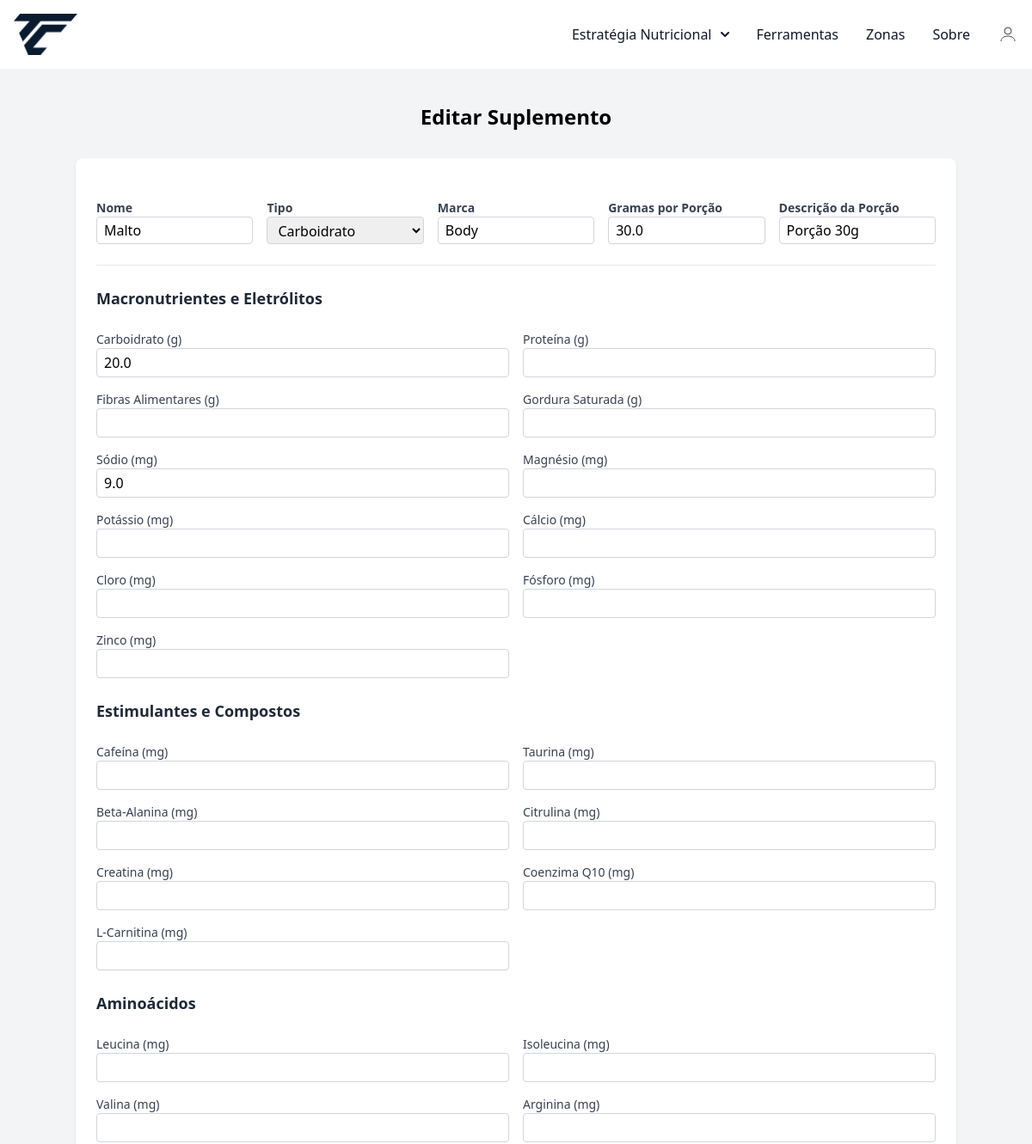
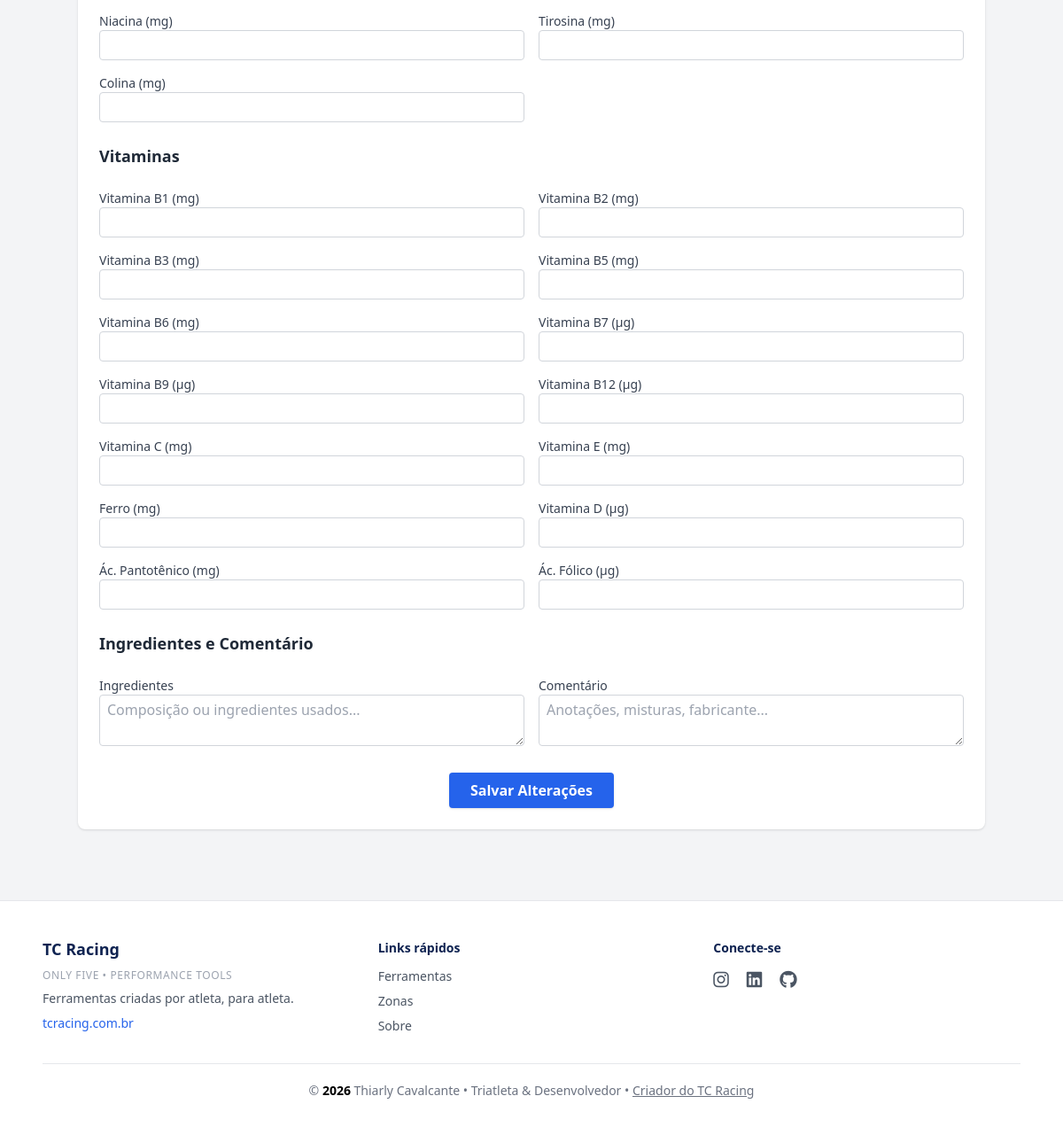
The app's page /suplementos/editar/1 (signed in) with its own data (2 pictures, top to bottom).
### conversor/models.py (models this page shows, shortened)
class Suplemento(database.Model):
    __tablename__ = 'suplementos'
    id = database.Column(database.Integer, primary_key=True)
    user_id = database.Column(database.Integer, database.ForeignKey('user.id'), nullable=False)
    nome = database.Column(database.String(100), nullable=False)
    tipo = database.Column(database.String(50), nullable=False)
    marca = database.Column(database.String(50))
    gramas_por_porcao = database.Column(database.Float)
    descricao_porcao = database.Column(database.String(50))
    carbo = database.Column(database.Float)
    proteina = database.Column(database.Float)
    gordura_saturada = database.Column(database.Float)
    fibras_alimentares = database.Column(database.Float)
    sodio = database.Column(database.Float)
    magnesio = database.Column(database.Float)
    potassio = database.Column(database.Float)
    calcio = database.Column(database.Float)
    cloro = database.Column(database.Float)
    fosforo = database.Column(database.Float)
    zinco = database.Column(database.Float)
    cafeina = database.Column(database.Float)
    taurina = database.Column(database.Float)
    beta_alanina = database.Column(database.Float)
    citrulina = database.Column(database.Float)
    creatina = database.Column(database.Float)
    coq10 = database.Column(database.Float)
    carnitina = database.Column(database.Float)
    leucina = database.Column(database.Float)
    isoleucina = database.Column(database.Float)
    valina = database.Column(database.Float)
    arginina = database.Column(database.Float)
    niacina = database.Column(database.Float)
    tirosina = database.Column(database.Float)
    vit_b1 = database.Column(database.Float)
    vit_b2 = database.Column(database.Float)
    vit_b3 = database.Column(database.Float)
    vit_b5 = database.Column(database.Float)
    vit_b6 = database.Column(database.Float)
    vit_b7 = database.Column(database.Float)
    vit_b9 = database.Column(database.Float)
    vit_b12 = database.Column(database.Float)
    vit_c = database.Column(database.Float)
    vit_e = database.Column(database.Float)
    vit_ferro = database.Column(database.Float)
    vit_d = database.Column(database.Float)
    colina = database.Column(database.Float)
    acido_pantotenico = database.Column(database.Float)
    acido_folico = database.Column(database.Float)
    comentario = database.Column(database.Text)  # campo livre para observações
    ingredientes = database.Column(database.Text)  # composição ou descrição dos ingredientes

### conversor/router.py (the view)
@app.route('/suplementos/editar/<int:id>', methods=['GET', 'POST'])
@login_required
def editar_suplemento(id):
    suplemento = Suplemento.query.filter_by(id=id).first_or_404()
    form = SuplementoForm(obj=suplemento)
    if form.validate_on_submit():
        form.populate_obj(suplemento)
        database.session.commit()
        flash('Suplemento editado com sucesso!', 'success')
        return redirect(url_for('listar_suplementos'))
    return render_template('editar_suplemento.html', form=form, suplemento=suplemento)

### conversor/models.py (called while the page is built)
@login_manager.user_loader
def load_user(user_id):
    return User.query.get(int(user_id))

### conversor/templates/editar_suplemento.html (shortened to what this page needs)
{% extends "base.html" %}
{% block content %}
<div class="max-w-5xl mx-auto mt-10">
  <h1 class="text-2xl font-bold text-center mb-8">Editar Suplemento</h1>
  <form method="POST" class="bg-white p-6 rounded-lg shadow space-y-6 mb-8">
    <div class="grid grid-cols-1 md:grid-cols-5 gap-4">
      <div>
        {{ form.nome.label(class="block text-sm font-semibold text-gray-700") }}
        {{ form.nome(class="w-full px-2 py-1 h-8 border rounded " + ("border-red-500" if form.nome.errors else "border-gray-300")) }}
      </div>
      <div>
        {{ form.tipo.label(class="block text-sm font-semibold text-gray-700") }}
        {{ form.tipo(class="w-full px-2 py-1 h-8 border rounded " + ("border-red-500" if form.tipo.errors else "border-gray-300")) }}
      </div>
      <div>
        {{ form.marca.label(class="block text-sm font-semibold text-gray-700") }}
        {{ form.marca(class="w-full px-2 py-1 h-8 border rounded " + ("border-red-500" if form.marca.errors else "border-gray-300")) }}
      </div>
      <div>
        {{ form.gramas_por_porcao.label(class="block text-sm font-semibold text-gray-700") }}
        {{ form.gramas_por_porcao(class="w-full px-2 py-1 h-8 border rounded " + ("border-red-500" if form.gramas_por_porcao.errors else "border-gray-300")) }}
      </div>
      <div>
        {{ form.descricao_porcao.label(class="block text-sm font-semibold text-gray-700") }}
        {{ form.descricao_porcao(class="w-full px-2 py-1 h-8 border rounded " + ("border-red-500" if form.descricao_porcao.errors else "border-gray-300")) }}
      </div>
    </div>
    <hr>
    <h2 class="font-semibold text-lg text-gray-800 mt-4">Macronutrientes e Eletrólitos</h2>
    <div class="grid grid-cols-1 md:grid-cols-2 gap-4">
      {% for campo in [form.carbo, form.proteina, form.fibras_alimentares, form.gordura_saturada, form.sodio, form.magnesio, form.potassio, form.calcio, form.cloro, form.fosforo, form.zinco] %}
        <div>
          {{ campo.label(class="block text-sm text-gray-700") }}
          {{ campo(class="w-full px-2 py-1 border rounded " + ("border-red-500" if campo.errors else "border-gray-300")) }}
        </div>
      {% endfor %}
    </div>
    <h2 class="font-semibold text-lg text-gray-800 mt-6">Estimulantes e Compostos</h2>
    <div class="grid grid-cols-1 md:grid-cols-2 gap-4">
      {% for campo in [form.cafeina, form.taurina, form.beta_alanina, form.citrulina, form.creatina, form.coq10, form.carnitina] %}
        <div>
          {{ campo.label(class="block text-sm text-gray-700") }}
          {{ campo(class="w-full px-2 py-1 border rounded " + ("border-red-500" if campo.errors else "border-gray-300")) }}
        </div>
      {% endfor %}
    </div>
    <h2 class="font-semibold text-lg text-gray-800 mt-6">Aminoácidos</h2>
    <div class="grid grid-cols-1 md:grid-cols-2 gap-4">
      {% for campo in [form.leucina, form.isoleucina, form.valina, form.arginina, form.niacina, form.tirosina, form.colina] %}
        <div>
          {{ campo.label(class="block text-sm text-gray-700") }}
          {{ campo(class="w-full px-2 py-1 border rounded " + ("border-red-500" if campo.errors else "border-gray-300")) }}
        </div>
      {% endfor %}
    </div>
    <h2 class="font-semibold text-lg text-gray-800 mt-6">Vitaminas</h2>
    <div class="grid grid-cols-1 md:grid-cols-2 gap-4">
      {% for campo in [form.vit_b1, form.vit_b2, form.vit_b3, form.vit_b5, form.vit_b6, form.vit_b7, form.vit_b9, form.vit_b12, form.vit_c, form.vit_e, form.vit_ferro, form.vit_d, form.acido_pantotenico, form.acido_folico] %}
        <div>
          {{ campo.label(class="block text-sm text-gray-700") }}
          {{ campo(class="w-full px-2 py-1 border rounded " + ("border-red-500" if campo.errors else "border-gray-300")) }}
        </div>
      {% endfor %}
    </div>
    <h2 class="font-semibold text-lg text-gray-800 mt-6">Ingredientes e Comentário</h2>
    <div class="grid grid-cols-1 md:grid-cols-2 gap-4">
      <div>
        {{ form.ingredientes.label(class="block text-sm text-gray-700") }}
        {{ form.ingredientes(class="w-full px-2 py-1 border rounded " + ("border-red-500" if form.ingredientes.errors else "border-gray-300")) }}
      </div>
      <div>
        {{ form.comentario.label(class="block text-sm text-gray-700") }}
        {{ form.comentario(class="w-full px-2 py-1 border rounded " + ("border-red-500" if form.comentario.errors else "border-gray-300")) }}
      </div>
    </div>
    <div class="text-center mt-6">
      <button type="submit" class="bg-blue-600 hover:bg-blue-700 text-white font-semibold px-6 py-2 rounded shadow">
        Salvar Alterações
      </button>
    </div>
  </form>
</div>
{% endblock %}

### conversor/static/css/style.css (style rules this page uses)
html { height: 100%; }
body { display: flex; flex-direction: column; min-height: 100vh; margin: 0; }

### records on screen
Suplemento: nome "Malto", tipo "Carboidrato", marca "Body", gramas_por_porcao "30.0", descricao_porcao "Porção 30g", label "Carboidrato (g)", carbo "20.0", label "Sódio (mg)", sodio "9.0"

### other values on screen
{{ campo.label(class="block text-sm text-gray-700") }} "Proteína (g)" "Fibras Alimentares (g)" "Gordura Saturada (g)" "Magnésio (mg)" "Potássio (mg)" "Cálcio (mg)" "Cloro (mg)" "Fósforo (mg)" "Zinco (mg)"
{{ campo.label(class="block text-sm text-gray-700") }} "Cafeína (mg)" "Taurina (mg)" "Beta-Alanina (mg)" "Citrulina (mg)" "Creatina (mg)" "Coenzima Q10 (mg)" "L-Carnitina (mg)"
{{ campo.label(class="block text-sm text-gray-700") }} "Leucina (mg)" "Isoleucina (mg)" "Valina (mg)" "Arginina (mg)" "Niacina (mg)" "Tirosina (mg)" "Colina (mg)"
{{ campo.label(class="block text-sm text-gray-700") }} "Vitamina B1 (mg)" "Vitamina B2 (mg)" "Vitamina B3 (mg)" "Vitamina B5 (mg)" "Vitamina B6 (mg)" "Vitamina B7 (µg)" "Vitamina B9 (µg)" "Vitamina B12 (µg)" "Vitamina C (mg)" "Vitamina E (mg)" "Ferro (mg)" "Vitamina D (µg)" "Ác. Pantotênico (mg)" "Ác. Fólico (µg)"
